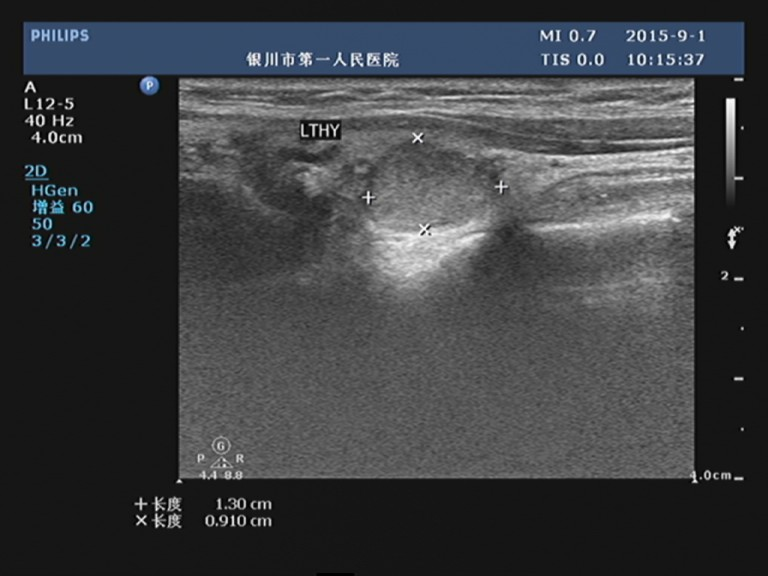
#> input picture Thyroid Maven Webapp/src/main/webapp/Thyroid_images/thyroid.jpg, 768 x 576 px, found by its file name; its folder holds only this picture in this run
$ python ROI_tuo.py ../Thyroid_images/thyroid.jpg
#> lines starting #> are read from the running program, lines starting #| are printed output that depends on the picture
#coding = utf-8
import cv2
import numpy as np
import sys

if __name__ == '__main__':
  #def ROI_tuo(image_name):
    reload(sys)
    sys.setdefaultencoding("utf-8")
    image_path ="E:/myeclipseWorkspaces/.metadata/.me_tcat85/webapps/Thyroid/Thyroid_images/"+sys.argv[1]
    srcImg = cv2.imread(image_path)
#> srcImg is the input picture: shape (576, 768, 3); mean B, G, R 65.5, 62.8, 60.7
    img_roi_y      = 100
    img_roi_x      = 100
    img_roi_height = 950
    img_roi_width  = 950

    img_roi = srcImg[img_roi_y:(img_roi_y+img_roi_height),img_roi_x:(img_roi_x+img_roi_width)]
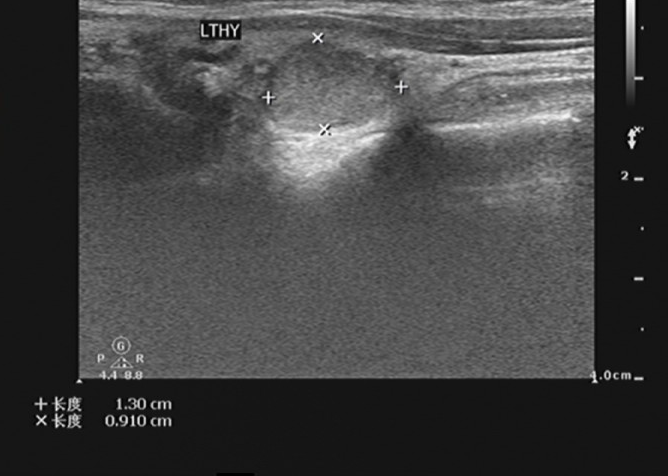
#> img_roi: shape (476, 668, 3); mean B, G, R 67.5, 67.5, 67.5

#> (the run stopped early here; a loop or call above may not have finished)
